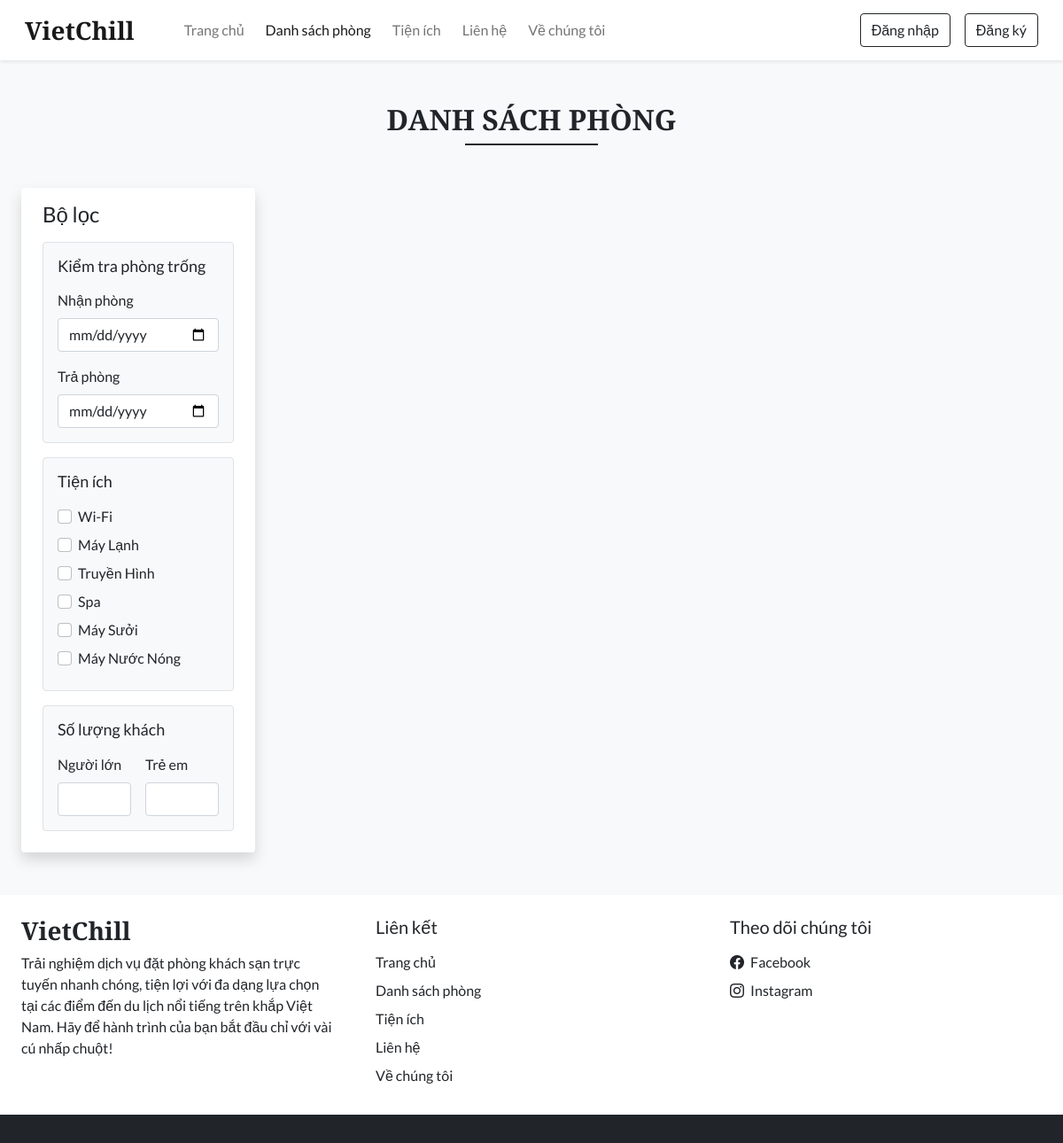
The page /rooms.php on the database its author committed.
### tables this page shows
CREATE TABLE `settings` (
  `sr_no` int(11) NOT NULL,
  `site_title` varchar(50) NOT NULL,
  `site_about` varchar(250) NOT NULL,
  `shutdown` tinyint(1) NOT NULL
);

CREATE TABLE `facilities` (
  `id` int(11) NOT NULL,
  `icon` varchar(100) NOT NULL,
  `name` varchar(50) NOT NULL,
  `description` varchar(250) NOT NULL
);

### admin/inc/db_config.php (called while the page is built, shortened)
<?php
  function selectAll($table) {
    $con = $GLOBALS['con'];
    $res = mysqli_query($con, "SELECT * FROM $table");
    return $res;
  }
  function select($sql, $values, $datatypes) {
    $con = $GLOBALS['con'];
    if($stmt = mysqli_prepare($con, $sql)){
      mysqli_stmt_bind_param($stmt, $datatypes, ...$values);
      if(mysqli_stmt_execute($stmt)){
        $res = mysqli_stmt_get_result($stmt);
        return $res;
      }
      else{
        mysqli_stmt_close($stmt);
        die("Query cannot be executed - Execute");
      }
    }
    else{
      die("Query cannot be executed - Select");
    }
  }
?>

### rooms.php (the view, shortened to what this page needs)
<!DOCTYPE html>
<html lang="en">
<head>
  <?php require('inc/links.php'); ?>
</head>
<body class="bg-light">
  <?php
    require('inc/header.php');
    $checkin_default="";
    $checkout_default="";
    $adult_default="";
    $children_default="";
  ?>
  <div class="my-5 px-4">
    <h2 class="fw-bold h-font text-center">DANH SÁCH PHÒNG</h2>
    <div class="h-line bg-dark"></div>
  </div>
  <div class="container-fluid">
    <div class="row">
      <div class="col-lg-3 col-md-12 mb-lg-0 mb-4 ps-4">
        <nav class="navbar navbar-expand-lg navbar-light bg-white rounded shadow">
          <div class="container-fluid flex-lg-column align-items-stretch">
            <h4 class="mt-2">Bộ lọc</h4>
            <div class="collapse navbar-collapse flex-column align-items-stretch mt-2" id="filterDropdown">
              <div class="border bg-light p-3 rounded mb-3">
                <h5 class="d-flex align-items-center justify-content-between mb-3" style="font-size: 18px;">
                  <span>Kiểm tra phòng trống</span>
                </h5>
                <label class="form-label">Nhận phòng</label>
                <input type="date" class="form-control shadow-none mb-3" value="<?php echo $checkin_default ?>" id="checkin" onchange="chk_avail_filter()">
                <label class="form-label">Trả phòng</label>
                <input type="date" class="form-control shadow-none" value="<?php echo $checkout_default ?>"  id="checkout" onchange="chk_avail_filter()">
              </div>
              <div class="border bg-light p-3 rounded mb-3">
                <h5 class="d-flex align-items-center justify-content-between mb-3" style="font-size: 18px;">
                  <span>Tiện ích</span>
                </h5>
                <?php
                  $facilities_q = selectAll('facilities');
                  while($row = mysqli_fetch_assoc($facilities_q))
                  {
                    echo<<<facilities
                      <div class="mb-2">
                        <input type="checkbox" onclick="fetch_rooms()" name="facilities" value="$row[id]" class="form-check-input shadow-none me-1" id="$row[id]">
                        <label class="form-check-label" for="$row[id]">$row[name]</label>
                      </div>
                    facilities;
                  }
                ?>
              </div>
              <div class="border bg-light p-3 rounded mb-3">
                <h5 class="d-flex align-items-center justify-content-between mb-3" style="font-size: 18px;">
                  <span>Số lượng khách</span>
                </h5>
                <div class="d-flex">
                  <div class="me-3">
                    <label class="form-label">Người lớn</label>
                    <input type="number" min="1" id="adults" value="<?php echo $adult_default ?>" oninput="guests_filter()" class="form-control shadow-none">
                  </div>
                  <div>
                    <label class="form-label">Trẻ em</label>
                    <input type="number" min="1" id="children" value="<?php echo $children_default ?>" oninput="guests_filter()" class="form-control shadow-none">
                  </div>
                </div>
              </div>
            </div>
          </div>
        </nav>
      </div>
      <div class="col-lg-9 col-md-12 px-4" id="rooms-data">
      </div>
    </div>
  </div>
  <?php require('inc/footer.php'); ?>
</body>
</html>

### inc/header.php (shortened to what this page needs)
<nav id="nav-bar" class="navbar navbar-expand-lg navbar-light bg-white px-lg-3 py-lg-2 shadow-sm sticky-top">
  <div class="container-fluid">
    <a class="navbar-brand me-5 fw-bold fs-3 h-font" href="index.php"><?php echo $settings_r['site_title'] ?></a>
    <div class="collapse navbar-collapse" id="navbarSupportedContent">
      <ul class="navbar-nav me-auto mb-2 mb-lg-0">
        <li class="nav-item">
          <a class="nav-link me-2" href="index.php">Trang chủ</a>
        </li>
        <li class="nav-item">
          <a class="nav-link me-2" href="rooms.php">Danh sách phòng</a>
        </li>
        <li class="nav-item">
          <a class="nav-link me-2" href="facilities.php">Tiện ích</a>
        </li>
        <li class="nav-item">
          <a class="nav-link me-2" href="contact.php">Liên hệ</a>
        </li>
        <li class="nav-item">
          <a class="nav-link" href="about.php">Về chúng tôi</a>
        </li>
      </ul>
      <div class="d-flex">
        <?php
          if(isset($_SESSION['login']) && $_SESSION['login']==true)
          {
            $path = USERS_IMG_PATH;
            echo<<<data
              <div class="btn-group">
                <button type="button" class="btn btn-outline-dark shadow-none dropdown-toggle" data-bs-toggle="dropdown" data-bs-display="static" aria-expanded="false">
                  <img src="$path$_SESSION[uPic]" style="width: 25px; height: 25px;" class="me-1 rounded-circle">
                  $_SESSION[uName]
                </button>
                <ul class="dropdown-menu dropdown-menu-lg-end">
                  <li><a class="dropdown-item" href="profile.php">Hồ sơ cá nhân</a></li>
                  <li><a class="dropdown-item" href="bookings.php">Lịch sử đặt phòng</a></li>
                  <li><a class="dropdown-item" href="logout.php">Đăng xuất</a></li>
                </ul>
              </div>
            data;
          }
          else
          {
            echo<<<data
              <button type="button" class="btn btn-outline-dark shadow-none me-lg-3 me-2" data-bs-toggle="modal" data-bs-target="#loginModal">
                Đăng nhập
              </button>
              <button type="button" class="btn btn-outline-dark shadow-none" data-bs-toggle="modal" data-bs-target="#registerModal">
                Đăng ký
              </button>
            data;
          }
        ?>
      </div>
    </div>
  </div>
</nav>

### inc/footer.php (shortened to what this page needs)
<div class="container-fluid bg-white mt-5">
  <div class="row">
    <div class="col-lg-4 p-4">
      <h3 class="h-font fw-bold fs-3 mb-2"><?php echo $settings_r['site_title'] ?></h3>
      <p>
        <?php echo $settings_r['site_about'] ?>
      </p>
    </div>
    <div class="col-lg-4 p-4">
      <h5 class="mb-3">Liên kết</h5>
      <a href="index.php" class="d-inline-block mb-2 text-dark text-decoration-none">Trang chủ</a> <br>
      <a href="rooms.php" class="d-inline-block mb-2 text-dark text-decoration-none">Danh sách phòng</a> <br>
      <a href="facilities.php" class="d-inline-block mb-2 text-dark text-decoration-none">Tiện ích</a> <br>
      <a href="contact.php" class="d-inline-block mb-2 text-dark text-decoration-none">Liên hệ</a> <br>
      <a href="about.php" class="d-inline-block mb-2 text-dark text-decoration-none">Về chúng tôi</a>
    </div>
    <div class="col-lg-4 p-4">
        <h5 class="mb-3">Theo dõi chúng tôi</h5>
        <a href="<?php echo $contact_r['fb'] ?>" class="d-inline-block text-dark text-decoration-none mb-2">
          <i class="bi bi-facebook me-1"></i> Facebook
        </a><br>
        <a href="<?php echo $contact_r['insta'] ?>" class="d-inline-block text-dark text-decoration-none">
          <i class="bi bi-instagram me-1"></i> Instagram
        </a><br>
    </div>
  </div>
</div>
<h6 class="text-center bg-dark text-white p-3 m-0"></h6>

### css/common.css (style rules this page uses)
:root { --teal: #2D6A4F; --teal_hover: #2D6A4F; }
* { font-family: 'Lato', sans-serif; }
.h-font { font-family: 'Merriweather', serif; }
input[type=number] { -moz-appearance: textfield; }
.h-line { width: 150px; margin: 0 auto; height: 1.7px; }

### rows shown on the page
settings: site_title "VietChill", site_about "Trải nghiệm dịch vụ đặt phòng khách sạn trực tuyến nhanh chóng, tiện lợi với đa dạng lựa chọn tại các điểm đến du lịch nổi tiếng trên khắp Việt Nam. Hãy để hành trình của bạn bắt đầu chỉ với vài cú nhấp chuột!"
facilities: name "Wi-Fi"
facilities: name "Máy Lạnh"
facilities: name "Truyền Hình"
facilities: name "Spa"
facilities: name "Máy Sưởi"
facilities: name "Máy Nước Nóng"
